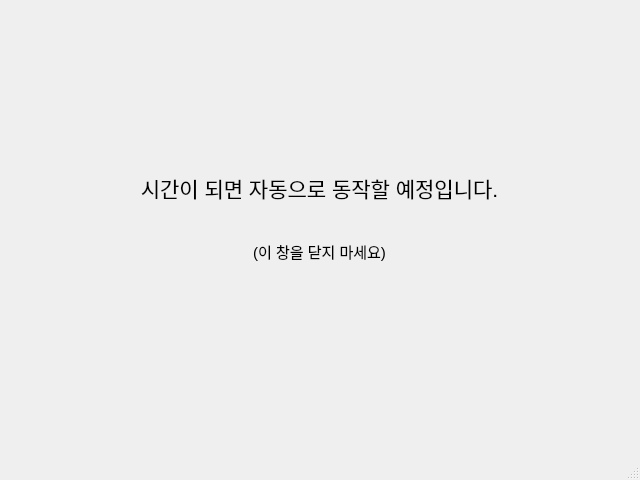
<?xml version="1.0" encoding="UTF-8"?>
<ui version="4.0">
 <class>MainWindow</class>
 <widget class="QMainWindow" name="MainWindow">
  <property name="geometry">
   <rect>
    <x>0</x>
    <y>0</y>
    <width>640</width>
    <height>480</height>
   </rect>
  </property>
  <property name="windowTitle">
   <string>기다려주세요</string>
  </property>
  <widget class="QWidget" name="centralwidget">
   <widget class="QWidget" name="gridLayoutWidget">
    <property name="geometry">
     <rect>
      <x>9</x>
      <y>159</y>
      <width>621</width>
      <height>121</height>
     </rect>
    </property>
    <layout class="QGridLayout" name="gridLayout">
     <item row="0" column="0">
      <widget class="QLabel" name="label">
       <property name="font">
        <font>
         <pointsize>16</pointsize>
        </font>
       </property>
       <property name="text">
        <string>시간이 되면 자동으로 동작할 예정입니다.</string>
       </property>
       <property name="alignment">
        <set>Qt::AlignCenter</set>
       </property>
      </widget>
     </item>
     <item row="1" column="0">
      <widget class="QLabel" name="label_2">
       <property name="font">
        <font>
         <pointsize>11</pointsize>
        </font>
       </property>
       <property name="text">
        <string>(이 창을 닫지 마세요)</string>
       </property>
       <property name="alignment">
        <set>Qt::AlignCenter</set>
       </property>
      </widget>
     </item>
    </layout>
   </widget>
  </widget>
  <widget class="QStatusBar" name="statusbar"/>
 </widget>
 <resources/>
 <connections/>
</ui>
